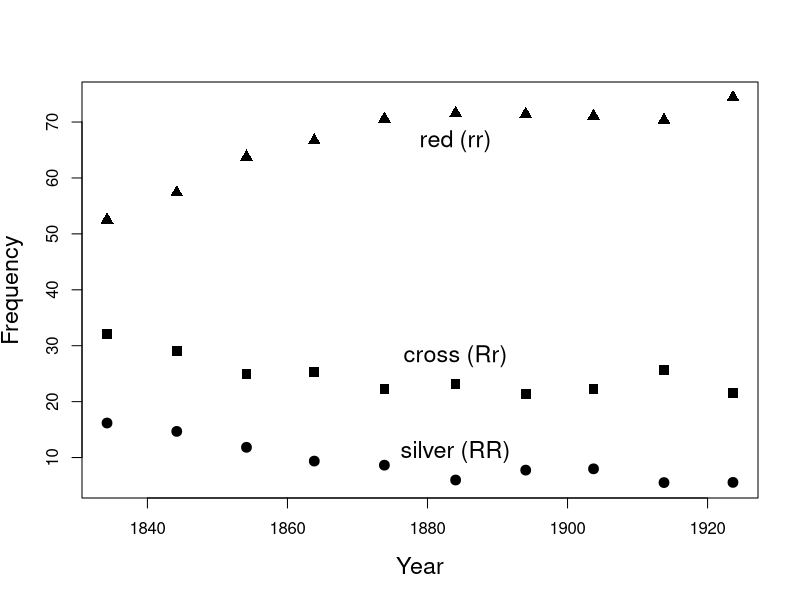

Recreate this plot in R.

#data redrawn from http://www.pnas.org/content/106/Supplement_1/9987
fox_morphs<-read.csv("Journal_figs/single_locus_selection/silver_fox/fox_morphs.csv")
fox_morphs$years<-rowMeans(fox_morphs[,grep("years",colnames(fox_morphs))])
plot(fox_morphs$years,fox_morphs$silver_freq,ylim=range(fox_morphs[,grep("freq",colnames(fox_morphs))]),pch=19,xlab="Year",ylab="Frequency",cex=1.3,cex.lab=1.4)
points(fox_morphs$years,fox_morphs$cross_freq,pch=15,cex=1.3)
points(fox_morphs$years,fox_morphs$red_freq,pch=17,cex=1.3)
text(x=rep(fox_morphs$years[6],3),y=fox_morphs[6,grep("freq",colnames(fox_morphs))]+c(5,5,-5),c("silver (RR)","cross (Rr)","red (rr)"),cex=1.4)

dev.copy2pdf(file="Journal_figs/single_locus_selection/silver_fox/fox_morph_freqs.pdf")